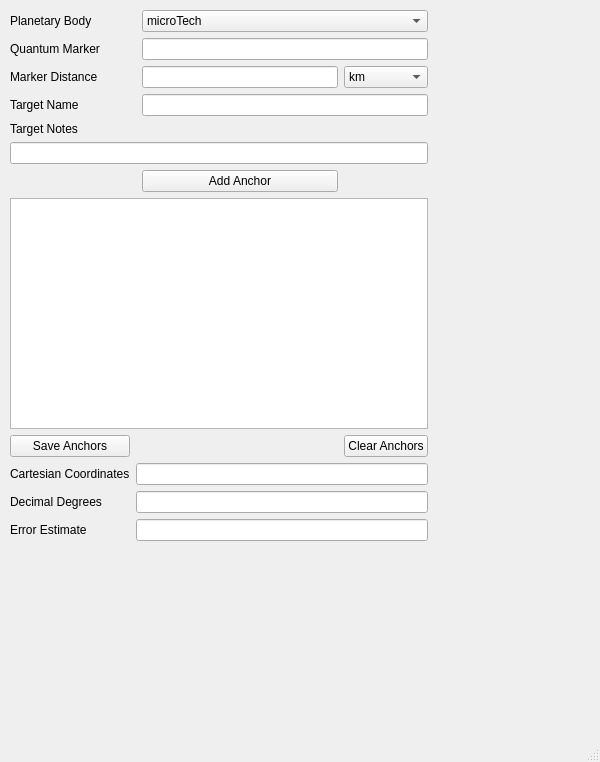
<?xml version="1.0" encoding="UTF-8"?>
<ui version="4.0">
 <class>MainWindow</class>
 <widget class="QMainWindow" name="MainWindow">
  <property name="geometry">
   <rect>
    <x>0</x>
    <y>0</y>
    <width>600</width>
    <height>762</height>
   </rect>
  </property>
  <property name="windowTitle">
   <string>Star GPS v1</string>
  </property>
  <widget class="QWidget" name="centralwidget">
   <widget class="QWidget" name="layoutWidget">
    <property name="geometry">
     <rect>
      <x>10</x>
      <y>10</y>
      <width>418</width>
      <height>531</height>
     </rect>
    </property>
    <layout class="QGridLayout" name="gridLayout">
     <item row="11" column="0">
      <widget class="QLabel" name="label_7">
       <property name="text">
        <string>Error Estimate</string>
       </property>
      </widget>
     </item>
     <item row="7" column="0" colspan="4">
      <widget class="QTableWidget" name="tbl_anchor_points"/>
     </item>
     <item row="3" column="2" colspan="2">
      <widget class="QLineEdit" name="txt_notes"/>
     </item>
     <item row="3" column="0">
      <widget class="QLabel" name="label_4">
       <property name="text">
        <string>Target Name</string>
       </property>
      </widget>
     </item>
     <item row="1" column="0" colspan="2">
      <widget class="QLabel" name="label_2">
       <property name="text">
        <string>Quantum Marker</string>
       </property>
      </widget>
     </item>
     <item row="8" column="0">
      <widget class="QPushButton" name="btn_save_anchors">
       <property name="text">
        <string>Save Anchors</string>
       </property>
      </widget>
     </item>
     <item row="2" column="0" colspan="2">
      <widget class="QLabel" name="label_3">
       <property name="text">
        <string>Marker Distance</string>
       </property>
      </widget>
     </item>
     <item row="8" column="3">
      <widget class="QPushButton" name="btn_clear_anchors">
       <property name="text">
        <string>Clear Anchors</string>
       </property>
      </widget>
     </item>
     <item row="0" column="2" colspan="2">
      <widget class="QComboBox" name="cbo_planet">
       <item>
        <property name="text">
         <string>microTech</string>
        </property>
       </item>
      </widget>
     </item>
     <item row="1" column="2" colspan="2">
      <widget class="QLineEdit" name="txt_q_marker"/>
     </item>
     <item row="2" column="2">
      <widget class="QLineEdit" name="txt_q_dist"/>
     </item>
     <item row="9" column="0">
      <widget class="QLabel" name="label_5">
       <property name="text">
        <string>Cartesian Coordinates</string>
       </property>
      </widget>
     </item>
     <item row="0" column="0">
      <widget class="QLabel" name="label">
       <property name="text">
        <string>Planetary Body</string>
       </property>
      </widget>
     </item>
     <item row="10" column="1" colspan="3">
      <widget class="QLineEdit" name="lineEdit_2"/>
     </item>
     <item row="6" column="2">
      <widget class="QPushButton" name="pushButton">
       <property name="text">
        <string>Add Anchor</string>
       </property>
      </widget>
     </item>
     <item row="10" column="0">
      <widget class="QLabel" name="label_6">
       <property name="text">
        <string>Decimal Degrees</string>
       </property>
      </widget>
     </item>
     <item row="2" column="3">
      <widget class="QComboBox" name="cbo_dist_unit">
       <item>
        <property name="text">
         <string>km</string>
        </property>
       </item>
       <item>
        <property name="text">
         <string>m</string>
        </property>
       </item>
      </widget>
     </item>
     <item row="11" column="1" colspan="3">
      <widget class="QLineEdit" name="lineEdit_3"/>
     </item>
     <item row="9" column="1" colspan="3">
      <widget class="QLineEdit" name="lineEdit"/>
     </item>
     <item row="4" column="0">
      <widget class="QLabel" name="label_8">
       <property name="text">
        <string>Target Notes</string>
       </property>
      </widget>
     </item>
     <item row="5" column="0" colspan="4">
      <widget class="QLineEdit" name="lineEdit_4"/>
     </item>
    </layout>
   </widget>
  </widget>
  <widget class="QMenuBar" name="menubar">
   <property name="geometry">
    <rect>
     <x>0</x>
     <y>0</y>
     <width>600</width>
     <height>24</height>
    </rect>
   </property>
  </widget>
  <widget class="QStatusBar" name="statusbar"/>
 </widget>
 <resources/>
 <connections/>
</ui>
